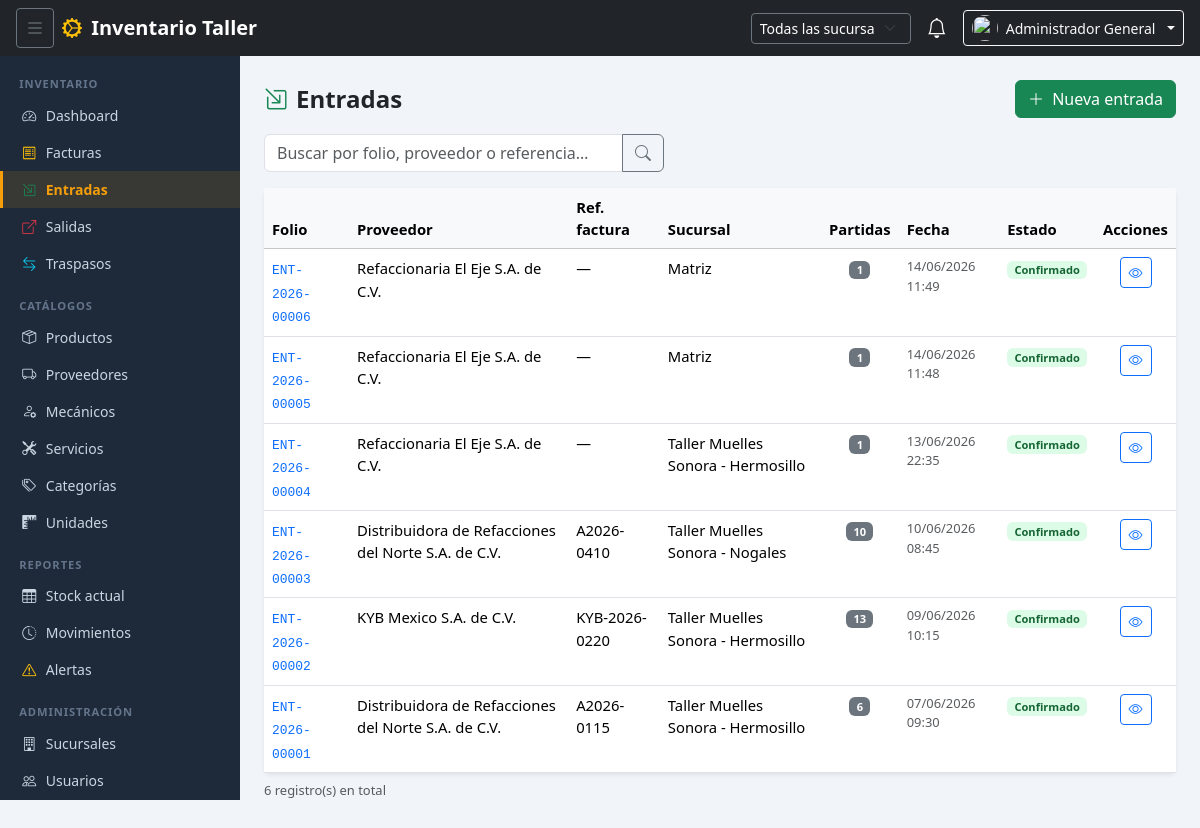
The page /?modulo=entradas (signed in) on the database its author committed.
### tables this page shows
CREATE TABLE `movimientos` (
  `id` int(10) unsigned NOT NULL AUTO_INCREMENT,
  `tipo` enum('entrada','salida','traspaso_salida','traspaso_entrada','ajuste') NOT NULL,
  `folio` varchar(30) NOT NULL,
  `sucursal_id` tinyint(3) unsigned NOT NULL,
  `sucursal_dest_id` tinyint(3) unsigned DEFAULT NULL,
  `proveedor_id` int(10) unsigned DEFAULT NULL,
  `mecanico_id` int(10) unsigned DEFAULT NULL,
  `servicio_id` smallint(5) unsigned DEFAULT NULL,
  `referencia_factura` varchar(80) DEFAULT NULL,
  `uuid_cfdi` char(36) DEFAULT NULL,
  `notas` text DEFAULT NULL,
  `estado` enum('borrador','confirmado','cancelado') NOT NULL DEFAULT 'confirmado',
  `usuario_id` int(10) unsigned NOT NULL,
  `created_at` datetime NOT NULL DEFAULT current_timestamp(),
  PRIMARY KEY (`id`),
  UNIQUE KEY `uq_mov_folio` (`folio`),
  KEY `idx_mov_tipo_fecha` (`tipo`,`created_at`),
  KEY `idx_mov_sucursal` (`sucursal_id`),
  KEY `idx_mov_mecanico` (`mecanico_id`),
  KEY `idx_mov_uuid` (`uuid_cfdi`),
  KEY `fk_mov_suc2` (`sucursal_dest_id`),
  KEY `fk_mov_prov` (`proveedor_id`),
  KEY `fk_mov_ser` (`servicio_id`),
  KEY `fk_mov_usr` (`usuario_id`),
  CONSTRAINT `fk_mov_mec` FOREIGN KEY (`mecanico_id`) REFERENCES `mecanicos` (`id`),
  CONSTRAINT `fk_mov_prov` FOREIGN KEY (`proveedor_id`) REFERENCES `proveedores` (`id`),
  CONSTRAINT `fk_mov_ser` FOREIGN KEY (`servicio_id`) REFERENCES `servicios` (`id`),
  CONSTRAINT `fk_mov_suc1` FOREIGN KEY (`sucursal_id`) REFERENCES `sucursales` (`id`),
  CONSTRAINT `fk_mov_suc2` FOREIGN KEY (`sucursal_dest_id`) REFERENCES `sucursales` (`id`),
  CONSTRAINT `fk_mov_usr` FOREIGN KEY (`usuario_id`) REFERENCES `usuarios` (`id`)
);

CREATE TABLE `sucursales` (
  `id` tinyint(3) unsigned NOT NULL AUTO_INCREMENT,
  `nombre` varchar(100) NOT NULL,
  `ciudad` varchar(80) NOT NULL,
  `direccion` varchar(255) DEFAULT NULL,
  `telefono` varchar(20) DEFAULT NULL,
  `activa` tinyint(1) NOT NULL DEFAULT 1,
  `created_at` datetime NOT NULL DEFAULT current_timestamp(),
  `foto` varchar(255) DEFAULT NULL,
  `latitud` decimal(10,7) DEFAULT NULL,
  `longitud` decimal(10,7) DEFAULT NULL,
  PRIMARY KEY (`id`)
);

### core/Controller.php (called while the page is built, shortened)
<?php
class Controller
{
    protected function render(string $vista, array $datos = []): void
    {
        require_once BASE_PATH . '/shared/views/layout.php';
    }
    protected function getInt(string $key, int $default = 0): int
    {
        return (int) ($_GET[$key] ?? $default);
    }
    protected function getStr(string $key, string $default = ''): string
    {
        return trim(strip_tags($_GET[$key] ?? $default));
    }
}

### modules/entradas/EntradaController.php (called while the page is built, shortened)
<?php
require_once BASE_PATH . '/core/Controller.php';
require_once BASE_PATH . '/modules/entradas/EntradaModel.php';
class EntradaController extends Controller
{
    private EntradaModel $model;
    public function __construct()
    {
        $this->model = new EntradaModel();
    }
    public function index(): void
    {
        $sucursal_id = Auth::sucursalFiltro();
        $buscar      = $this->getStr('buscar');
        $pagina      = max(1, $this->getInt('pagina', 1));
        $resultado = $this->model->listar($sucursal_id, $buscar, $pagina);
        $this->render('entradas/lista', compact('titulo','resultado','buscar','vistaPath'));
    }
}

### core/Router.php (called while the page is built, shortened)
<?php
class Router
{
    public static function dispatch(): void
    {
        $accion = filter_input(INPUT_GET, 'accion', FILTER_SANITIZE_SPECIAL_CHARS) ?? 'index';
        $controller = new $clase();
        $metodo = self::sanitizarMetodo($accion);
        $controller->$metodo();
    }
    private static function sanitizarMetodo(string $accion): string
    {
        $partes = explode('_', preg_replace('/[^a-z0-9_]/', '', strtolower($accion)));
        $metodo = array_shift($partes);
        return $metodo;
    }
}

### index.php (called while the page is built, shortened)
<?php
require_once BASE_PATH . '/core/Session.php';
require_once BASE_PATH . '/core/Auth.php';
require_once BASE_PATH . '/core/Model.php';
require_once BASE_PATH . '/core/Controller.php';
require_once BASE_PATH . '/core/Router.php';
Router::dispatch();

### core/Session.php (called while the page is built, shortened)
<?php
class Session
{
    public static function get(string $key, mixed $default = null): mixed
    {
        return $_SESSION[$key] ?? $default;
    }
}

### core/Auth.php (called while the page is built, shortened)
<?php
class Auth
{
    public static function tienePermiso(string $permiso): bool
    {
        $rol = Session::get('usuario_rol');
        $permisos = PERMISOS[$rol] ?? [];
        return in_array('*', $permisos) || in_array($permiso, $permisos);
    }
    public static function esAdmin(): bool
    {
        return Session::get('usuario_rol') === ROL_ADMIN;
    }
    public static function sucursalFiltro(): ?int
    {
        if (self::esAdmin()) {
            $sid = filter_input(INPUT_GET, 'sucursal_id', FILTER_VALIDATE_INT);
            return $sid ?: null;
        }
        return (int) Session::get('usuario_sucursal_id');
    }
}

### config/database.example.php (called while the page is built, shortened)
<?php
class Database
{
    private static ?PDO $instance = null;
    public static function getInstance(): PDO
    {
        if (self::$instance === null) {
            $dsn = sprintf(
                'mysql:host=%s;dbname=%s;charset=%s',
                DB_HOST, DB_NAME, DB_CHARSET
            );
            self::$instance = new PDO($dsn, DB_USER, DB_PASS, [
                PDO::ATTR_ERRMODE            => PDO::ERRMODE_EXCEPTION,
                PDO::ATTR_DEFAULT_FETCH_MODE => PDO::FETCH_ASSOC,
                PDO::ATTR_EMULATE_PREPARES   => false,
            ]);
        }
        return self::$instance;
    }
}

### modules/entradas/EntradaModel.php (called while the page is built, shortened)
<?php
require_once BASE_PATH . '/core/Model.php';
class EntradaModel extends Model
{
    public function listar(?int $sucursal_id, string $buscar, int $pagina): array
    {
        $where  = "WHERE m.tipo = 'entrada'";
        $params = [];
        $sql = "SELECT m.id, m.folio, m.estado, m.created_at, m.referencia_factura,
                       su.nombre AS sucursal,
                       u.nombre  AS usuario,
                       COALESCE(p.razon_social,'—') AS proveedor,
                       (SELECT COUNT(*) FROM movimientos_detalle WHERE movimiento_id = m.id) AS num_partidas
                FROM movimientos m
                INNER JOIN sucursales su ON su.id = m.sucursal_id
                INNER JOIN usuarios u    ON u.id  = m.usuario_id
                LEFT  JOIN proveedores p ON p.id  = m.proveedor_id
                {$where}
                ORDER BY m.created_at DESC";
        return $this->paginar($sql, $params, $pagina);
    }
}

### core/Model.php (called while the page is built, shortened)
<?php
class Model
{
    protected PDO $db;
    public function __construct()
    {
        $this->db = Database::getInstance();
    }
    protected function query(string $sql, array $params = []): PDOStatement
    {
        $stmt = $this->db->prepare($sql);
        $stmt->execute($params);
        return $stmt;
    }
    protected function fetchAll(string $sql, array $params = []): array
    {
        return $this->query($sql, $params)->fetchAll();
    }
    protected function fetchColumn(string $sql, array $params = []): mixed
    {
        return $this->query($sql, $params)->fetchColumn();
    }
    public function paginar(string $sql, array $params, int $pagina, int $porPagina = 20): array
    {
        $total = (int) $this->fetchColumn(
            "SELECT COUNT(*) FROM ({$sql}) AS _t",
            $params
        );
        $offset = ($pagina - 1) * $porPagina;
        $filas  = $this->fetchAll(
            "{$sql} LIMIT {$porPagina} OFFSET {$offset}",
            $params
        );
        return [
            'filas'       => $filas,
            'total'       => $total,
            'pagina'      => $pagina,
            'por_pagina'  => $porPagina,
            'total_paginas' => max(1, (int) ceil($total / $porPagina)),
        ];
    }
}

### modules/entradas/views/lista.php (the view, shortened to what this page needs)
<div class="d-flex justify-content-between align-items-center mb-3">
    <h4 class="fw-bold mb-0"><i class="bi bi-box-arrow-in-down-right text-success me-2"></i>Entradas</h4>
    <?php if (Auth::tienePermiso('entradas.crear')): ?>
    <a href="<?= $appUrl ?>/?modulo=entradas&accion=nueva" class="btn btn-success">
        <i class="bi bi-plus-lg me-1"></i> Nueva entrada
    </a>
    <?php endif; ?>
</div>
<form method="GET" action="<?= $appUrl ?>/" class="mb-3">
    <div class="input-group" style="max-width:400px">
        <input type="text" name="buscar" class="form-control" placeholder="Buscar por folio, proveedor o referencia…"
               value="<?= htmlspecialchars($buscar) ?>">
        <button class="btn btn-outline-secondary" type="submit"><i class="bi bi-search"></i></button>
    </div>
</form>
<div class="card border-0 shadow-sm">
    <div class="card-body p-0">
        <div class="table-responsive">
            <table class="table table-hover mb-0">
                <thead class="table-light">
                    <tr>
                        <th>Folio</th>
                        <th>Proveedor</th>
                        <th>Ref. factura</th>
                        <th>Sucursal</th>
                        <th class="text-center">Partidas</th>
                        <th>Fecha</th>
                        <th>Estado</th>
                        <th class="text-center">Acciones</th>
                    </tr>
                </thead>
                <tbody>
                <?php if (empty($resultado['filas'])): ?>
                    <tr><td colspan="8" class="text-center text-muted py-4">No hay entradas registradas</td></tr>
                <?php else: ?>
                    <?php foreach ($resultado['filas'] as $e): ?>
                    <tr>
                        <td><code class="text-primary"><?= htmlspecialchars($e['folio']) ?></code></td>
                        <td><?= htmlspecialchars($e['proveedor']) ?></td>
                        <td><?= htmlspecialchars($e['referencia_factura'] ?: '—') ?></td>
                        <td><?= htmlspecialchars($e['sucursal']) ?></td>
                        <td class="text-center"><span class="badge bg-secondary"><?= $e['num_partidas'] ?></span></td>
                        <td class="text-muted small"><?= date('d/m/Y H:i', strtotime($e['created_at'])) ?></td>
                        <td>
                            <span class="badge badge-estado-<?= $e['estado'] ?>">
                                <?= ucfirst($e['estado']) ?>
                            </span>
                        </td>
                        <td class="text-center">
                            <a href="<?= $appUrl ?>/?modulo=entradas&accion=detalle&id=<?= $e['id'] ?>"
                               class="btn btn-sm btn-outline-primary" title="Ver detalle">
                                <i class="bi bi-eye"></i>
                            </a>
                        </td>
                    </tr>
                    <?php endforeach; ?>
                <?php endif; ?>
                </tbody>
            </table>
        </div>
    </div>
</div>
<p class="text-muted small mt-2"><?= number_format($resultado['total']) ?> registro(s) en total</p>

### assets/css/app.css (style rules this page uses)
:root { --sidebar-width: 240px; --navbar-height: 56px; --color-primary: #f59e0b; --color-sidebar-bg: #1e2a3a; --color-sidebar-text: #cbd5e1; --color-sidebar-active: #f59e0b; }
body { background: #f1f5f9; font-size: .925rem; }
.badge-estado-confirmado { background: #dcfce7; color: #166534; }

### rows shown on the page
movimientos: folio "ENT-2026-00006", proveedor "Refaccionaria El Eje S.A. de C.V.", referencia_factura "—", sucursal.nombre "Matriz", num_partidas "1", created_at "14/06/2026 11:49", estado "Confirmado"
movimientos: folio "ENT-2026-00005", proveedor "Refaccionaria El Eje S.A. de C.V.", referencia_factura "—", sucursal.nombre "Matriz", num_partidas "1", created_at "14/06/2026 11:48", estado "Confirmado"
movimientos: folio "ENT-2026-00004", proveedor "Refaccionaria El Eje S.A. de C.V.", referencia_factura "—", sucursal.nombre "Taller Muelles Sonora - Hermosillo", num_partidas "1", created_at "13/06/2026 22:35", estado "Confirmado"
movimientos: folio "ENT-2026-00003", proveedor "Distribuidora de Refacciones del Norte S.A. de C.V.", referencia_factura "A2026-0410", sucursal.nombre "Taller Muelles Sonora - Nogales", num_partidas "10", created_at "10/06/2026 08:45", estado "Confirmado"
movimientos: folio "ENT-2026-00002", proveedor "KYB Mexico S.A. de C.V.", referencia_factura "KYB-2026-0220", sucursal.nombre "Taller Muelles Sonora - Hermosillo", num_partidas "13", created_at "09/06/2026 10:15", estado "Confirmado"
movimientos: folio "ENT-2026-00001", proveedor "Distribuidora de Refacciones del Norte S.A. de C.V.", referencia_factura "A2026-0115", sucursal.nombre "Taller Muelles Sonora - Hermosillo", num_partidas "6", created_at "07/06/2026 09:30", estado "Confirmado"

### other values the page prints
$appName "Inventario Taller"
$usuario['nombre'] "Administrador General"
$resultado['total'] "6"
